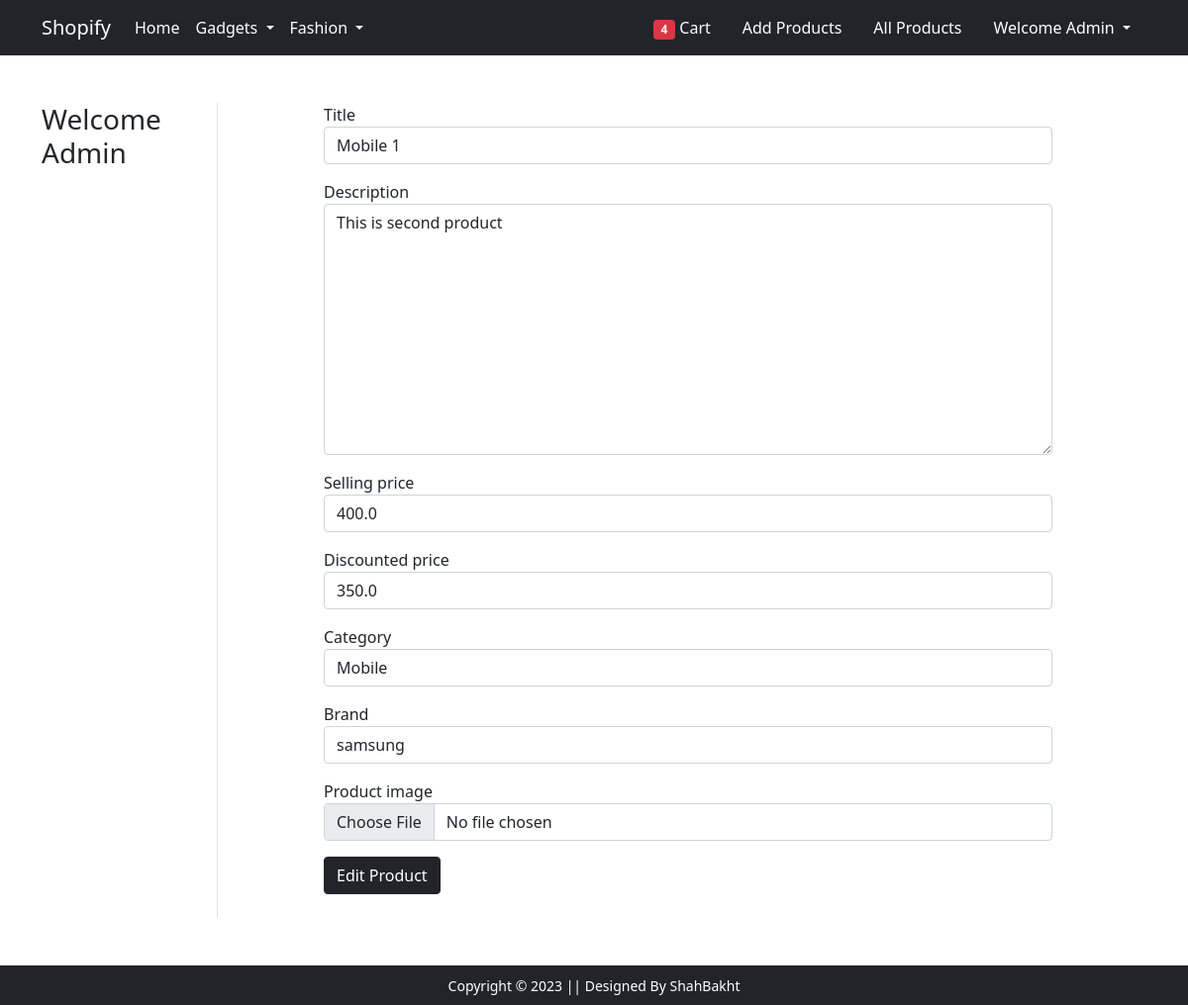
/products/1/edit (signed in), run on an earlier commit of the app's database.
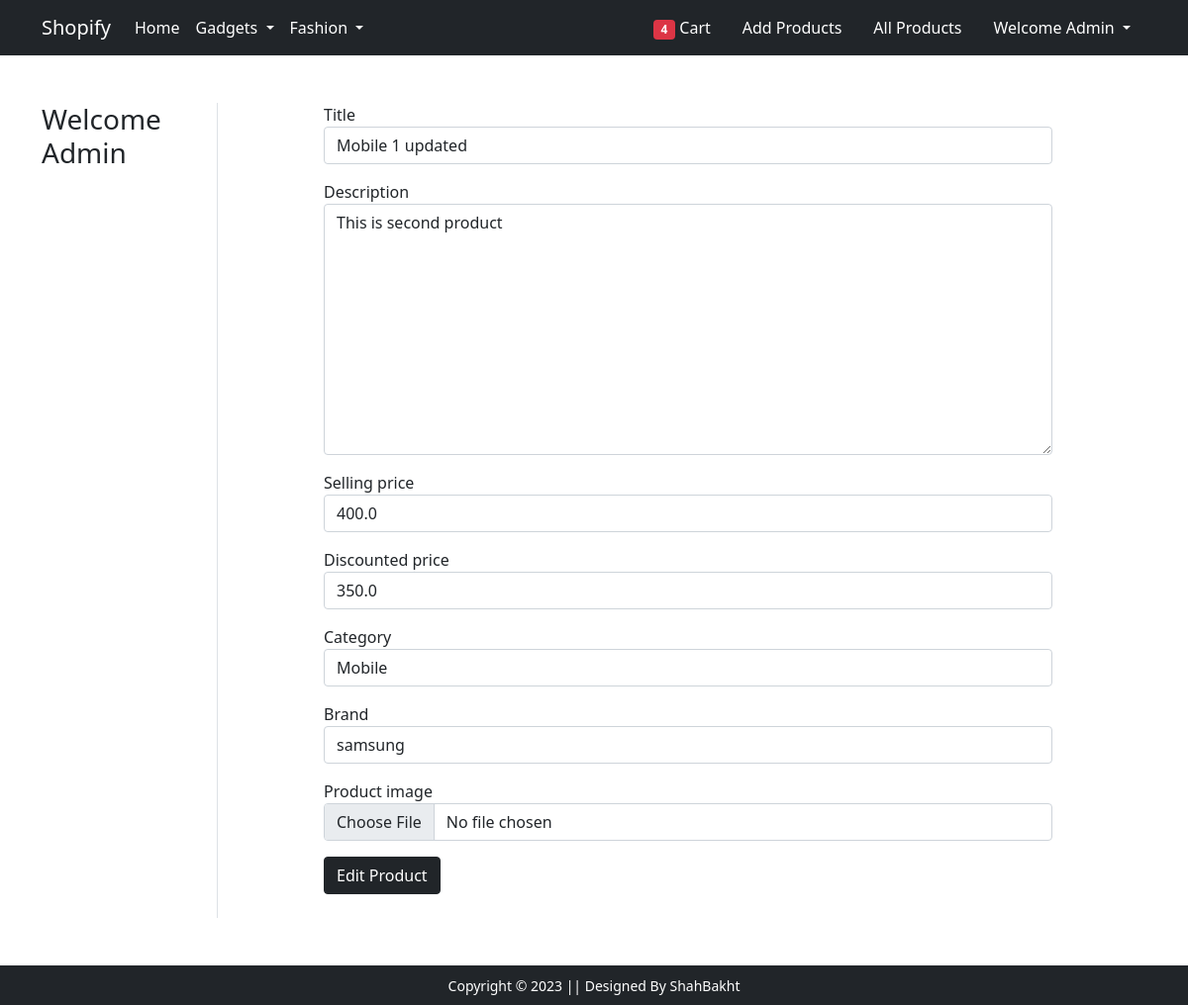
And on a later commit of the database.
### main/models.py (models this page shows, shortened)
class Product(models.Model):
  title = models.CharField(max_length=100)
  description = models.TextField()
  selling_price = models.FloatField()
  discounted_price = models.FloatField()
  brand = models.CharField(max_length=100)
  category = models.CharField(choices=CATEGORIES, max_length=50)
  product_image = models.ImageField(upload_to='products_images')

### main/views.py (the view)
# urls.py: path('products/<int:product_id>/edit', views.edit_product, name="edit_product"),
@login_required(login_url='login')
def edit_product(request, product_id):
  product = Product.objects.get(id=product_id)
  if request.method == 'POST':
    form = ProductForm(request.POST, request.FILES, instance=product)
    print(form)
    if form.is_valid():
      form.save()
      messages.success(request, 'Product has been successfully updated!')
      return redirect(reverse('products'))
  else:
    form = ProductForm(label_suffix='', instance=product)
  template_name = 'main/edit_product.html'
  context = {
    'form': form,
    'product_id': product_id,
  }
  return render(request, template_name, context)

### main/forms.py (shortened to what this page needs)
class ProductForm(forms.ModelForm):
  class Meta:
    model = Product
    fields = ['title', 'description', 'selling_price', 'discounted_price', 'category', 'brand', 'product_image']
    widgets = {
      'title': forms.TextInput(attrs={'class': 'form-control'}),
      'description': forms.Textarea(attrs={'class': 'form-control'}),
      'selling_price': forms.NumberInput(attrs={'class': 'form-control'}),
      'discounted_price': forms.NumberInput(attrs={'class': 'form-control'}),
      'category': forms.Select(attrs={'class': 'form-control'}),
      'brand': forms.TextInput(attrs={'class': 'form-control'}),
      'product_image': forms.FileInput(attrs={'class': 'form-control'}),
    }

### main/templates/main/edit_product.html (shortened to what this page needs)
{% extends 'main/base.html' %}
{% load static %}
{% block main-content %}
<div class="container my-5">
 <div class="row">
  <div class="col-sm-2 border-end">
    <h3>Welcome {{ request.user.username | capfirst }}</h3>
  </div>
  <div class="col-sm-8 offset-sm-1">
    {% if form%}
    <form action="{% url 'edit_product' product_id %}" method="post" enctype="multipart/form-data" novalidate>
      {% for fm in form %}
        <div class="mb-3 form-group">
          {{fm.label_tag}}
          {{ fm }}
        </div>
      {% endfor %}
      <div class="text-start">
        <input type="submit" class="btn btn-dark" value="Edit Product">
      </div>
      <br>
    </form>
    {% endif %}
  </div>
 </div>
</div>
{% endblock main-content %}

What changed in the data, as far as the page shows it:
changed Product "This is second product": title "Mobile 1" → "Mobile 1 updated"
